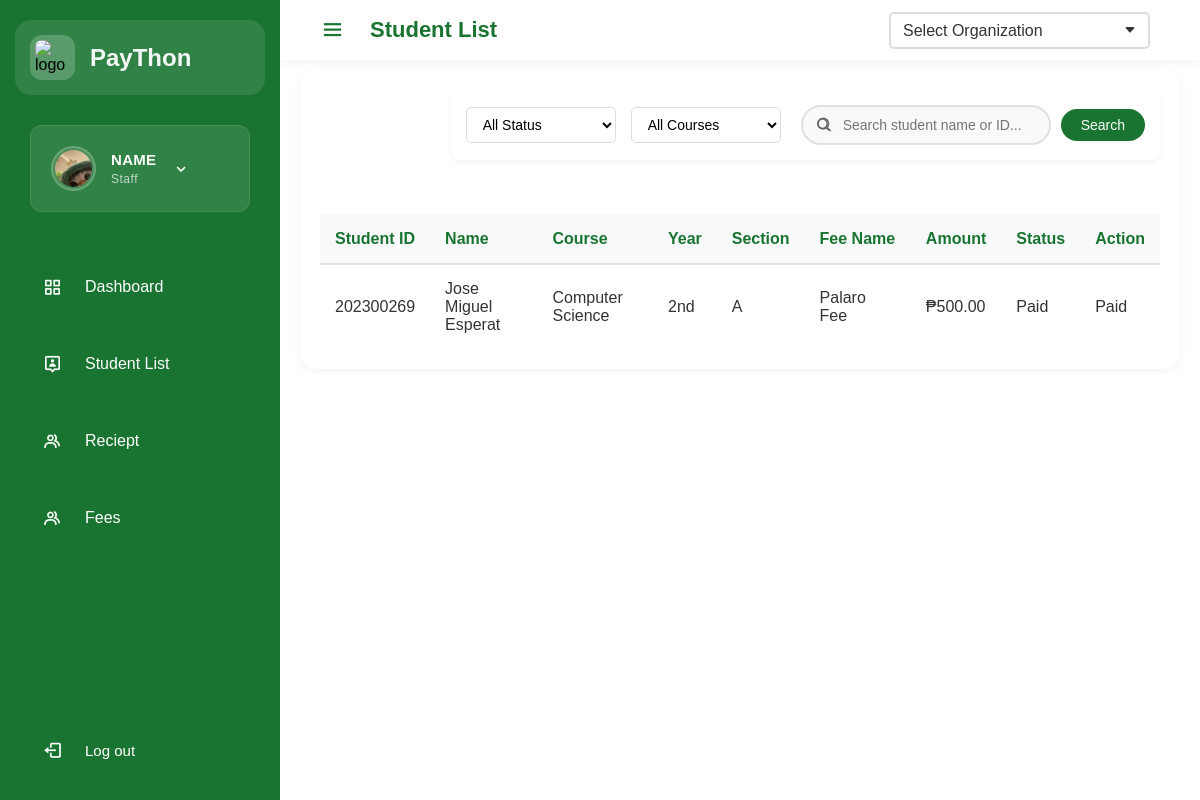
The app's page /staff_student.php with its own data.
### tables this page shows
CREATE TABLE `account` (
  `StudentID` int(11) NOT NULL,
  `school_year` VARCHAR(9) NOT NULL,
  `semester` ENUM('1st', '2nd', 'Summer') NOT NULL,
  `first_name` varchar(255) NOT NULL,
  `last_name` varchar(255) NOT NULL,
  `MI` varchar(11) NOT NULL,
  `WmsuEmail` varchar(255) NOT NULL,
  `Password` varchar(255) NOT NULL,
  `role` enum('student','staff','admin','') NOT NULL,
  `Course` enum('Computer Science','Information Technology','Associate in Computer Technology','Application Development') NOT NULL,
  `Year` enum('1st','2nd','3rd','4th','Over 4 years','') NOT NULL,
  `Section` varchar(255) NOT NULL,
  `isstaff` smallint(6) NOT NULL,
  `isadmin` smallint(6) NOT NULL,
  PRIMARY KEY (`StudentID`, `school_year`, `semester`),
  FOREIGN KEY (`school_year`, `semester`) REFERENCES `academic_periods`(`school_year`, `semester`)
);

CREATE TABLE `fees` (
  `FeeID` int(11) NOT NULL,
  `school_year` VARCHAR(9) NOT NULL,
  `semester` ENUM('1st', '2nd', 'Summer') NOT NULL,
  `OrgID` varchar(100) NOT NULL,
  `FeeName` varchar(255) NOT NULL,
  `Amount` int(6) NOT NULL,
  `DueDate` date NOT NULL,
  `Description` text NOT NULL,
  PRIMARY KEY (`FeeID`, `school_year`, `semester`),
  FOREIGN KEY (`school_year`, `semester`) REFERENCES `academic_periods`(`school_year`, `semester`),
  FOREIGN KEY (`OrgID`, `school_year`, `semester`) REFERENCES `organizations`(`OrganizationID`, `school_year`, `semester`)
);

CREATE TABLE `student_fees` (
  `studentID` int(11) NOT NULL,
  `school_year` VARCHAR(9) NOT NULL,
  `semester` ENUM('1st', '2nd', 'Summer') NOT NULL,
  `feeID` int(11) NOT NULL,
  `paymentStatus` enum('Paid','Not Paid','Pending') NOT NULL,
  PRIMARY KEY (`studentID`, `feeID`, `school_year`, `semester`),
  FOREIGN KEY (`school_year`, `semester`) REFERENCES `academic_periods`(`school_year`, `semester`),
  FOREIGN KEY (`studentID`, `school_year`, `semester`) REFERENCES `account`(`StudentID`, `school_year`, `semester`),
  FOREIGN KEY (`feeID`, `school_year`, `semester`) REFERENCES `fees`(`FeeID`, `school_year`, `semester`)
);

### studentfees.class.php (called while the page is built, shortened)
<?php
require_once "database.class.php";
class StudentFee {
    protected $db;
    function __construct() {
        $this->db = new Database();
    }
    public function getStudentFeesWithDetails($organizationId = null) {
        try {
            $sql = "SELECT
                    a.StudentID as studentID,
                    a.first_name,
                    a.last_name,
                    a.Course,
                    a.Year,
                    a.Section,
                    f.FeeID,
                    f.FeeName,
                    f.Amount
                FROM account a, fees f";
            if ($organizationId) {
                $sql .= " WHERE f.OrgID = :orgId";
                $qry = $this->db->connect()->prepare($sql);
                $qry->execute([':orgId' => $organizationId]);
            } else {
                $qry = $this->db->connect()->prepare($sql);
                $qry->execute();
            }
            return $qry->fetchAll(PDO::FETCH_ASSOC);
        } catch (PDOException $e) {
            error_log("Error in getStudentFeesWithDetails: " . $e->getMessage());
            return [];
        }
    }
    public function getStudentFeeStatus($studentId, $feeId) {
        try {
            $sql = "SELECT paymentStatus FROM student_fees
                    WHERE studentID = :studentId
                    AND feeID = :feeId";
            $qry = $this->db->connect()->prepare($sql);
            $qry->execute([
                ':studentId' => $studentId,
                ':feeId' => $feeId
            ]);
            $result = $qry->fetch(PDO::FETCH_ASSOC);
            return $result ? $result['paymentStatus'] : 'Unpaid';
        } catch (PDOException $e) {
            error_log("Error getting fee status: " . $e->getMessage());
            return 'Unpaid';
        }
    }
}
?>

### database.class.php (called while the page is built, shortened)
<?php
class Database {
    function connect() {
        try {
            $this->db = new PDO("mysql:host=localhost;dbname=PMS1", "root", "");
            $this->db->setAttribute(PDO::ATTR_ERRMODE, PDO::ERRMODE_EXCEPTION);
            return $this->db;
        } catch(PDOException $e) {
            die("Database connection failed: " . $e->getMessage());
        }
    }
}
?>

### staff_student.php (the view, shortened to what this page needs)
<?php
require_once 'classes/Organization.php';
require_once 'studentfees.class.php';
$studentFeeObj = new StudentFee();
$selectedOrgId = isset($_GET['org']) ? $_GET['org'] : null;
$studentFees = $studentFeeObj->getStudentFeesWithDetails($selectedOrgId);
?>
<!DOCTYPE html>
<html lang="en">
<head>
    <link rel="stylesheet" href="css/staffbar.css">
    <link rel="stylesheet" href="css/staff_table.css">
    <link href='https://unpkg.com/boxicons@2.0.7/css/boxicons.min.css' rel='stylesheet'>
</head>
<body>
    <?php include 'staffbar.php'; ?>
    <div class="content-wrapper">
        <div class="table-container">
            <div class="table-header">
                <div class="filter-section">
                    <div class="filter-group">
                        <select id="statusFilter" class="filter-select">
                            <option value="all">All Status</option>
                        </select>
                        <select id="courseFilter" class="filter-select">
                            <option value="all">All Courses</option>
                        </select>
                    </div>
                    <div class="search-filter">
                        <i class='bx bx-search'></i>
                        <input type="text" id="searchBar" class="search-bar"
                            placeholder="Search student name or ID...">
                        <button class="search-btn">
                            <i class='bx bx-search'></i>
                            Search
                        </button>
                    </div>
                </div>
            </div>
            <div class="table-wrapper">
                <table class="custom-table">
                    <thead>
                        <tr>
                            <th>Student ID</th>
                            <th>Name</th>
                            <th>Course</th>
                            <th>Year</th>
                            <th>Section</th>
                            <th>Fee Name</th>
                            <th>Amount</th>
                            <th>Status</th>
                            <th>Action</th>
                        </tr>
                    </thead>
                    <tbody>
                        <?php foreach ($studentFees as $fee):
                            $status = $studentFeeObj->getStudentFeeStatus($fee['studentID'], $fee['FeeID']);
                        ?>
                            <tr>
                                <td><?php echo htmlspecialchars($fee['studentID']); ?></td>
                                <td><?php echo htmlspecialchars($fee['first_name'] . ' ' . $fee['last_name']); ?></td>
                                <td><?php echo htmlspecialchars($fee['Course']); ?></td>
                                <td><?php echo htmlspecialchars($fee['Year']); ?></td>
                                <td><?php echo htmlspecialchars($fee['Section']); ?></td>
                                <td><?php echo htmlspecialchars($fee['FeeName']); ?></td>
                                <td>₱<?php echo number_format($fee['Amount'], 2); ?></td>
                                <td><?php echo htmlspecialchars($status); ?></td>
                                <td>
                                    <?php if ($status !== 'Paid'): ?>
                                        <label class="checkbox-container">
                                            <input type="checkbox" onchange="updateStatus(this, '<?php echo $fee['studentID']; ?>')">
                                            <span class="checkmark"></span>
                                        </label>
                                    <?php else: ?>
                                        <span class="paid-status">Paid</span>
                                    <?php endif; ?>
                                </td>
                            </tr>
                        <?php endforeach; ?>
                    </tbody>
                </table>
            </div>
        </div>
    </div>
</body>
</html>

### css/staffbar.css (style rules this page uses)
* { margin: 0; padding: 0; box-sizing: border-box; font-family: 'Poppins', sans-serif; }

### css/staff_table.css (style rules this page uses)
.content-wrapper { padding: 70px 30px 30px; margin-left: 280px; transition: all 0.3s ease; }
.table-container { background: white; border-radius: 15px; padding: 25px; box-shadow: 0 2px 10px rgba(0, 0, 0, 0.05); overflow: hidden; }
.table-header { display: flex; justify-content: space-between; align-items: center; margin-bottom: 25px; flex-wrap: wrap; gap: 20px; }
.filter-section { display: flex; align-items: center; gap: 20px; margin-bottom: 20px; padding: 15px; background: #fff; border-radius: 8px; box-shadow: 0 2px 5px rgba(0,0,0,0.05); margin-left: auto; }
.filter-group { display: flex; gap: 15px; }
.filter-select { padding: 8px 12px; border: 1px solid #ddd; border-radius: 5px; font-size: 14px; min-width: 150px; background: white; cursor: pointer; transition: border-color 0.3s ease; }
.search-filter { display: flex; align-items: center; gap: 10px; position: relative; }
.search-bar { padding: 10px 15px 10px 40px; border: 2px solid #e0e0e0; border-radius: 30px; font-size: 14px; width: 250px; transition: all 0.3s ease; background: #f8f9fa; }
.search-filter i { position: absolute; left: 15px; top: 50%; transform: translateY(-50%); color: #666; font-size: 18px; }
.search-btn { padding: 8px 20px; background: #1a7431; color: white; border: none; border-radius: 30px; cursor: pointer; font-size: 14px; display: flex; align-items: center; gap: 8px; transition: all 0.3s ease; }
.search-btn i { font-size: 16px; }
.custom-table { width: 100%; border-collapse: collapse; margin-top: 10px; }
.custom-table thead th { background: #f8f9fa; padding: 15px; text-align: left; font-weight: 600; color: #1a7431; border-bottom: 2px solid #e0e0e0; white-space: nowrap; }
.custom-table tbody tr { border-bottom: 1px solid #eee; transition: background-color 0.3s ease; }
.custom-table tbody tr:last-child { border-bottom: none; }
.custom-table td { padding: 15px; color: #333; }
.table-wrapper { overflow-x: auto; max-width: 100%; }
@media (max-width: 1200px) { .content-wrapper { padding: 70px 20px 20px; } }
@media (max-width: 1200px) { .table-container { padding: 20px; } }

### records on screen
account: StudentID "202300269", first_name+last_name "Jose Miguel Esperat", Course "Computer Science", Year "2nd", Section "A", fees.FeeName "Palaro Fee", fees.Amount "500.00", StudentID.paymentStatus "Paid"

### other values on screen
$current_title "Student List"
